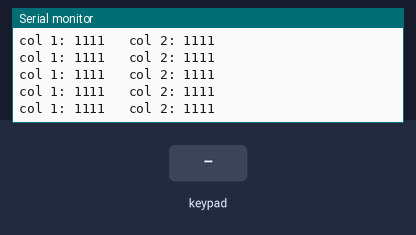
This sketch was run on a simulated ESP32. Parts: the last lines printed to the serial monitor. Wiring (inferred from the names in the program): 4×2 keypad with keys 1 2 3 4 5 6 7 8 (labels assumed): rows GPIO 13, GPIO 12, GPIO 14, GPIO 27; columns GPIO 25, GPIO 26. The inputs (shaded band) are chosen by the test bench.

Above: at 1.2 s.
1.3 s: key '1' pressed
At 1.56 s:
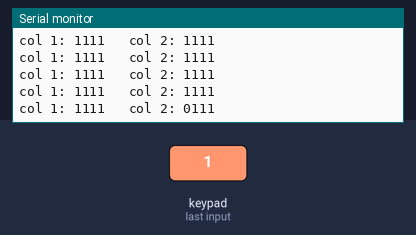
2.8 s: keypad keys 1 2 pressed 0.4 s apart
At 3.36 s:
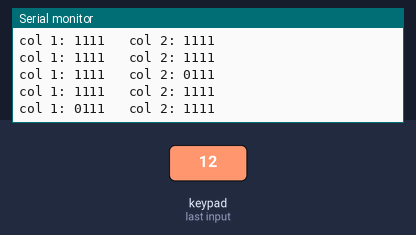
5.1 s: key '3' pressed
At 5.36 s:
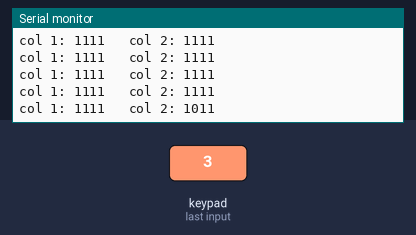
6.6 s: keypad keys 2 5 pressed 0.4 s apart
At 6.76 s:
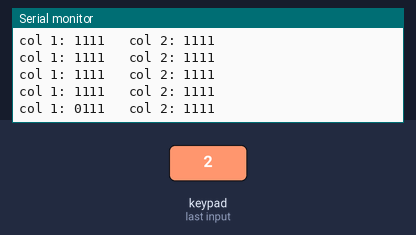
Timing chart, 0 to 9.6 s (numbered marks = the images above; inputs shaded):
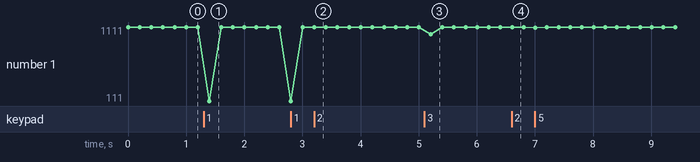

Measured:
- after the input at 1.3 s, the serial monitor: prints a new line after 0.10 s (image 1)
- after the input at 2.8 s, the serial monitor: prints a new line after 0.40 s (image 2)
- after the input at 5.1 s, the serial monitor: prints a new line after 0.11 s (image 3)
- after the input at 6.6 s, the serial monitor: prints a new line at once (image 4)

The sketch:

practice_1_every_column.ino
```cpp
// Chapter 5, Practice 1 - Every Column
// Scan columns 1 and 2 by hand and print both results on one line.

const int ROW_1 = 13;     // keypad pin 1
const int ROW_2 = 12;     // keypad pin 2
const int ROW_3 = 14;     // keypad pin 3
const int ROW_4 = 27;     // keypad pin 4
const int COLUMN_1 = 26;  // keypad pin 5
const int COLUMN_2 = 25;  // keypad pin 6

void setup() {
  Serial.begin(115200);
  pinMode(ROW_1, INPUT_PULLUP);
  pinMode(ROW_2, INPUT_PULLUP);
  pinMode(ROW_3, INPUT_PULLUP);
  pinMode(ROW_4, INPUT_PULLUP);
  pinMode(COLUMN_1, INPUT);       // both columns "off" to start with
  pinMode(COLUMN_2, INPUT);
}

void loop() {
  // column 1: make it GND, read the rows, then switch it off again
  pinMode(COLUMN_1, OUTPUT);
  digitalWrite(COLUMN_1, LOW);
  Serial.print("col 1: ");
  Serial.print(digitalRead(ROW_1));
  Serial.print(digitalRead(ROW_2));
  Serial.print(digitalRead(ROW_3));
  Serial.print(digitalRead(ROW_4));
  pinMode(COLUMN_1, INPUT);       // back to listening before column 2

  // column 2: the same
  pinMode(COLUMN_2, OUTPUT);
  digitalWrite(COLUMN_2, LOW);
  Serial.print("   col 2: ");
  Serial.print(digitalRead(ROW_1));
  Serial.print(digitalRead(ROW_2));
  Serial.print(digitalRead(ROW_3));
  Serial.println(digitalRead(ROW_4));
  pinMode(COLUMN_2, INPUT);

  delay(200);
}
```
